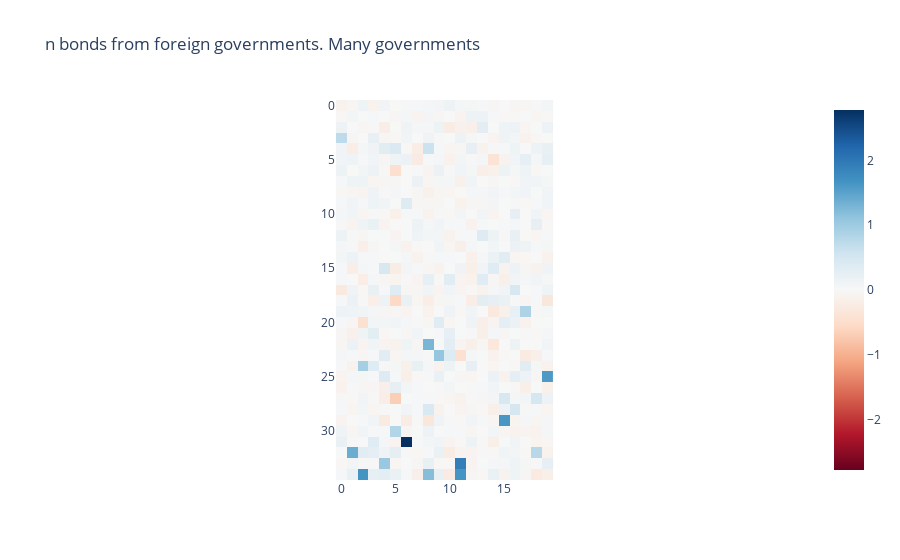
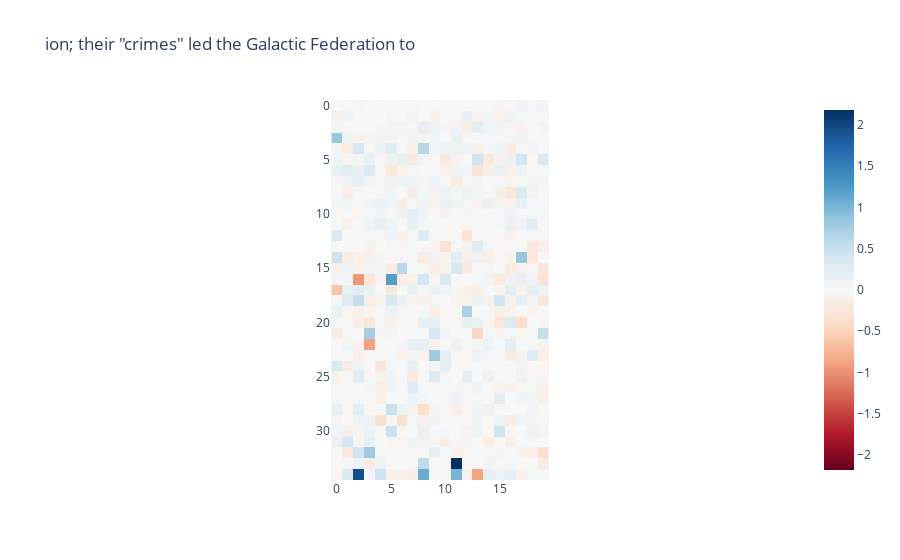
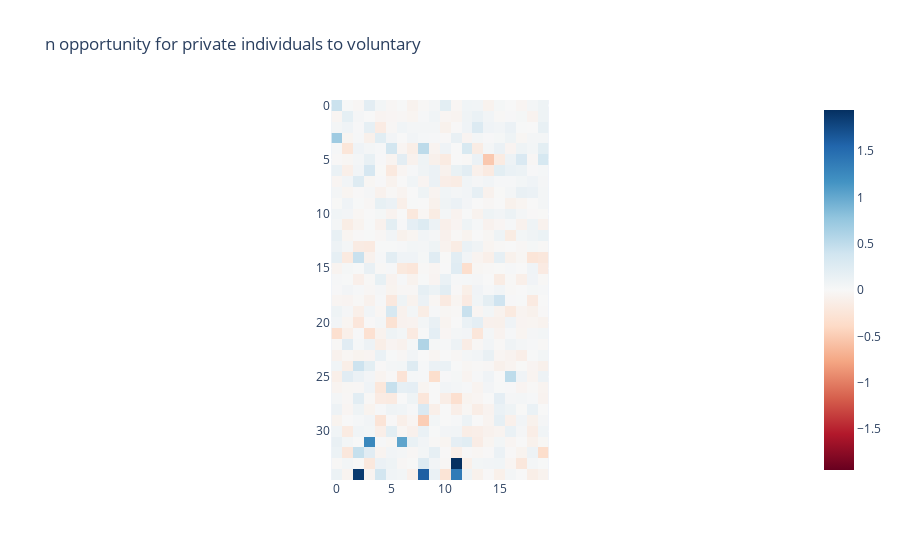
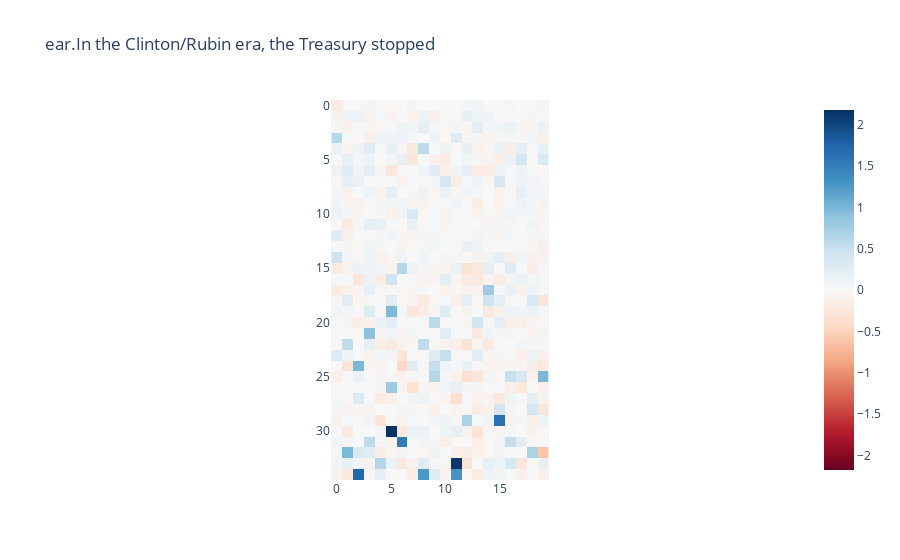

Here is the notebook cell these charts were saved with, in order:
### Code cell
print(len(prompts))
head_attribution_lh = einops.rearrange(head_attribution, "batch (layer head) -> batch layer head", head=model.cfg.n_heads)
for prompt_index in range(len(prompts)):
    imshow(head_attribution_lh[prompt_index, :, :], title=f"{prompts[prompt_index][-50:]}")

### Figure 1 — Plotly figure (JSON) as saved in the notebook; plotly's stock layout.template omitted (floating-point values rounded to 4 significant figures; data arrays with more than 128 entries replaced by an {"elided": "..."} marker saying what was removed)
{"data": [{"coloraxis": "coloraxis", "hovertemplate": "x: %{x}<br>y: %{y}<br>color: %{z}<extra></extra>", "name": "0", "type": "heatmap", "xaxis": "x", "yaxis": "y", "z": {"elided": "35x20 float values"}}], "layout": {"coloraxis": {"cmid": 0, "colorscale": [[0, "rgb(103,0,31)"], [0.1, "rgb(178,24,43)"], [0.2, "rgb(214,96,77)"], [0.3, "rgb(244,165,130)"], [0.4, "rgb(253,219,199)"], [0.5, "rgb(247,247,247)"], [0.6, "rgb(209,229,240)"], [0.7, "rgb(146,197,222)"], [0.8, "rgb(67,147,195)"], [0.9, "rgb(33,102,172)"], [1, "rgb(5,48,97)"]]}, "title": {"text": "n bonds from foreign governments. Many governments"}, "xaxis": {"anchor": "y", "constrain": "domain", "domain": [0, 1], "scaleanchor": "y"}, "yaxis": {"anchor": "x", "autorange": "reversed", "constrain": "domain", "domain": [0, 1]}}}

### Figure 2 — Plotly figure (JSON) as saved in the notebook; plotly's stock layout.template omitted (floating-point values rounded to 4 significant figures; data arrays with more than 128 entries replaced by an {"elided": "..."} marker saying what was removed)
{"data": [{"coloraxis": "coloraxis", "hovertemplate": "x: %{x}<br>y: %{y}<br>color: %{z}<extra></extra>", "name": "0", "type": "heatmap", "xaxis": "x", "yaxis": "y", "z": {"elided": "35x20 float values"}}], "layout": {"coloraxis": {"cmid": 0, "colorscale": [[0, "rgb(103,0,31)"], [0.1, "rgb(178,24,43)"], [0.2, "rgb(214,96,77)"], [0.3, "rgb(244,165,130)"], [0.4, "rgb(253,219,199)"], [0.5, "rgb(247,247,247)"], [0.6, "rgb(209,229,240)"], [0.7, "rgb(146,197,222)"], [0.8, "rgb(67,147,195)"], [0.9, "rgb(33,102,172)"], [1, "rgb(5,48,97)"]]}, "title": {"text": "ion; their \"crimes\" led the Galactic Federation to"}, "xaxis": {"anchor": "y", "constrain": "domain", "domain": [0, 1], "scaleanchor": "y"}, "yaxis": {"anchor": "x", "autorange": "reversed", "constrain": "domain", "domain": [0, 1]}}}

### Figure 3 — Plotly figure (JSON) as saved in the notebook; plotly's stock layout.template omitted (floating-point values rounded to 4 significant figures; data arrays with more than 128 entries replaced by an {"elided": "..."} marker saying what was removed)
{"data": [{"coloraxis": "coloraxis", "hovertemplate": "x: %{x}<br>y: %{y}<br>color: %{z}<extra></extra>", "name": "0", "type": "heatmap", "xaxis": "x", "yaxis": "y", "z": {"elided": "35x20 float values"}}], "layout": {"coloraxis": {"cmid": 0, "colorscale": [[0, "rgb(103,0,31)"], [0.1, "rgb(178,24,43)"], [0.2, "rgb(214,96,77)"], [0.3, "rgb(244,165,130)"], [0.4, "rgb(253,219,199)"], [0.5, "rgb(247,247,247)"], [0.6, "rgb(209,229,240)"], [0.7, "rgb(146,197,222)"], [0.8, "rgb(67,147,195)"], [0.9, "rgb(33,102,172)"], [1, "rgb(5,48,97)"]]}, "title": {"text": "n opportunity for private individuals to voluntary"}, "xaxis": {"anchor": "y", "constrain": "domain", "domain": [0, 1], "scaleanchor": "y"}, "yaxis": {"anchor": "x", "autorange": "reversed", "constrain": "domain", "domain": [0, 1]}}}

### Figure 4 — Plotly figure (JSON) as saved in the notebook; plotly's stock layout.template omitted (floating-point values rounded to 4 significant figures; data arrays with more than 128 entries replaced by an {"elided": "..."} marker saying what was removed)
{"data": [{"coloraxis": "coloraxis", "hovertemplate": "x: %{x}<br>y: %{y}<br>color: %{z}<extra></extra>", "name": "0", "type": "heatmap", "xaxis": "x", "yaxis": "y", "z": {"elided": "35x20 float values"}}], "layout": {"coloraxis": {"cmid": 0, "colorscale": [[0, "rgb(103,0,31)"], [0.1, "rgb(178,24,43)"], [0.2, "rgb(214,96,77)"], [0.3, "rgb(244,165,130)"], [0.4, "rgb(253,219,199)"], [0.5, "rgb(247,247,247)"], [0.6, "rgb(209,229,240)"], [0.7, "rgb(146,197,222)"], [0.8, "rgb(67,147,195)"], [0.9, "rgb(33,102,172)"], [1, "rgb(5,48,97)"]]}, "title": {"text": "ear.In the Clinton/Rubin era, the Treasury stopped"}, "xaxis": {"anchor": "y", "constrain": "domain", "domain": [0, 1], "scaleanchor": "y"}, "yaxis": {"anchor": "x", "autorange": "reversed", "constrain": "domain", "domain": [0, 1]}}}
